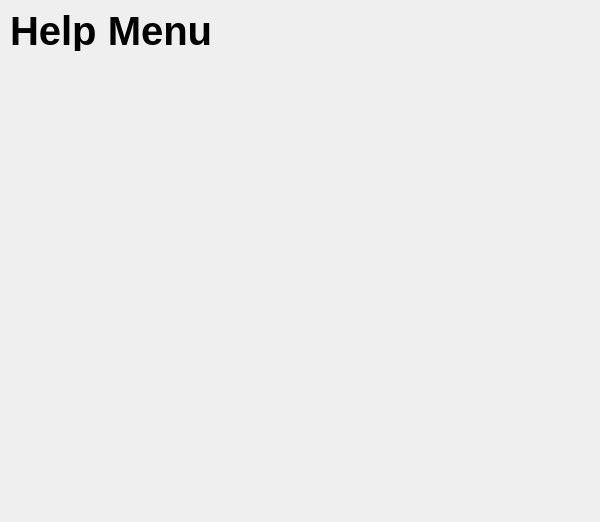
<?xml version="1.0" encoding="UTF-8"?>
<ui version="4.0">
 <class>GameHelp</class>
 <widget class="QDialog" name="GameHelp">
  <property name="geometry">
   <rect>
    <x>0</x>
    <y>0</y>
    <width>600</width>
    <height>522</height>
   </rect>
  </property>
  <property name="windowTitle">
   <string>Dialog</string>
  </property>
  <widget class="QLabel" name="title">
   <property name="geometry">
    <rect>
     <x>10</x>
     <y>10</y>
     <width>271</width>
     <height>41</height>
    </rect>
   </property>
   <property name="font">
    <font>
     <family>Arial</family>
     <pointsize>30</pointsize>
     <bold>true</bold>
    </font>
   </property>
   <property name="text">
    <string>Help Menu</string>
   </property>
  </widget>
  <widget class="QLabel" name="image">
   <property name="geometry">
    <rect>
     <x>0</x>
     <y>80</y>
     <width>601</width>
     <height>441</height>
    </rect>
   </property>
   <property name="text">
    <string/>
   </property>
  </widget>
 </widget>
 <resources/>
 <connections/>
</ui>
